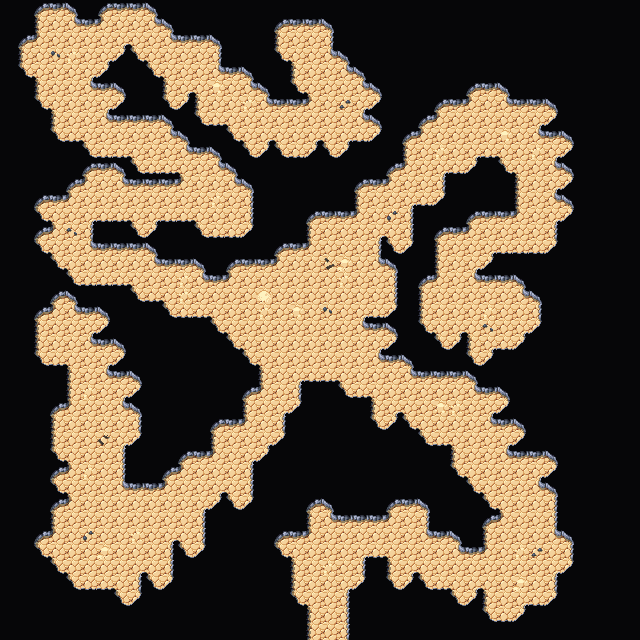

This is a level from a 2D game, rendered from its Tiled map with the project's own tilesets. A one-line summary and the map file follow, with tile-layer data summarised:
An orthogonal 40x40 tile map with 16x16 px tiles, 4 tile layers (Collision, Background, Walls, Clutter), 2 tilesets and 1 object.

<map version="1.5" tiledversion="1.7.2" orientation="orthogonal" renderorder="right-down" width="40" height="40" tilewidth="16" tileheight="16" infinite="0" nextlayerid="7" nextobjectid="63">
 <editorsettings>
  <export target="wastetown..tmx" format="tmx" />
 </editorsettings>
 <tileset firstgid="1" source="../../../tileset/main.tsx" />
 <tileset firstgid="3477" source="../../../tileset/buildings.tsx" />
 <layer id="6" name="Collision" width="40" height="40">
  <data>[1600 cells, 0 non-empty, 0 distinct tile ids]</data>
 </layer>
 <layer id="1" name="Background" width="40" height="40">
  <data>[1600 cells, 1600 non-empty, 1 distinct tile ids]</data>
 </layer>
 <layer id="2" name="Walls" width="40" height="40">
  <data>[1600 cells, 1279 non-empty, 17 distinct tile ids]</data>
 </layer>
 <layer id="3" name="Clutter" width="40" height="40">
  <properties>
   <property name="spriteLayer" type="bool" value="true" />
  </properties>
  <data>[1600 cells, 34 non-empty, 10 distinct tile ids]</data>
 </layer>
 <objectgroup id="4" name="Objects">
  <object id="62" template="../../../obj/door_up.tx" x="321.655" y="638.393">
   <properties>
    <property name="teleport" value="../common/maps/map/cave/cave_multilevel_4/cave_23D3.tmx" />
    <property name="teleportObjectId" value="61" />
   </properties>
  </object>
 </objectgroup>
</map>
